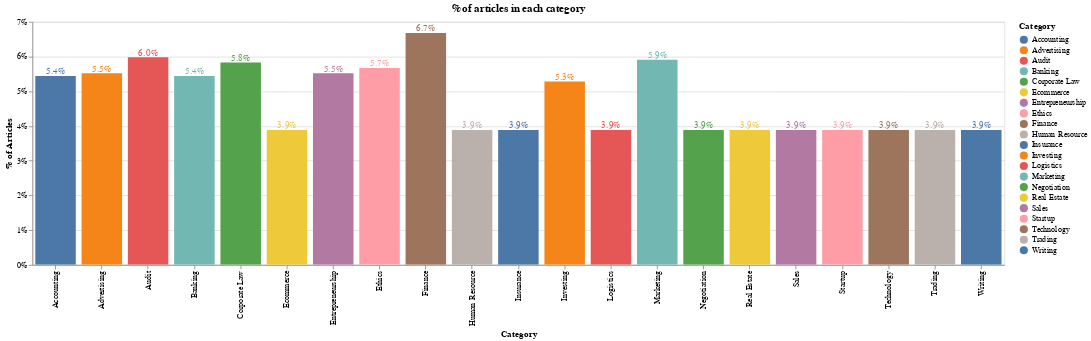

Write notebook code for a chart like this one.
### Code cell
df['id'] = 1
df2 = pd.DataFrame(df.groupby('Category').count()['id']).reset_index()

bars = alt.Chart(df2).mark_bar(size=50).encode(
    x=alt.X('Category'),
    y=alt.Y('PercentOfTotal:Q', axis=alt.Axis(format='.0%', title='% of Articles')),
    color='Category'
).transform_window(
    TotalArticles='sum(id)',
    frame=[None, None]
).transform_calculate(
    PercentOfTotal="datum.id / datum.TotalArticles"
)

text = bars.mark_text(
    align='center',
    baseline='bottom',
    #dx=5  # Nudges text to right so it doesn't appear on top of the bar
).encode(
    text=alt.Text('PercentOfTotal:Q', format='.1%')
)

(bars + text).interactive().properties(
    height=300, 
    width=1200,
    title = "% of articles in each category",
)

### Figure 1 — Vega-Lite specification as saved in the notebook (floating-point values rounded to 4 significant figures)
{"config": {"view": {"continuousWidth": 400, "continuousHeight": 300}}, "layer": [{"mark": {"type": "bar", "size": 50}, "encoding": {"color": {"type": "nominal", "field": "Category"}, "x": {"type": "nominal", "field": "Category"}, "y": {"type": "quantitative", "axis": {"format": ".0%", "title": "% of Articles"}, "field": "PercentOfTotal"}}, "selection": {"selector002": {"type": "interval", "bind": "scales", "encodings": ["x", "y"]}}, "transform": [{"window": [{"op": "sum", "field": "id", "as": "TotalArticles"}], "frame": [null, null]}, {"calculate": "datum.id / datum.TotalArticles", "as": "PercentOfTotal"}]}, {"mark": {"type": "text", "align": "center", "baseline": "bottom"}, "encoding": {"color": {"type": "nominal", "field": "Category"}, "text": {"type": "quantitative", "field": "PercentOfTotal", "format": ".1%"}, "x": {"type": "nominal", "field": "Category"}, "y": {"type": "quantitative", "axis": {"format": ".0%", "title": "% of Articles"}, "field": "PercentOfTotal"}}, "transform": [{"window": [{"op": "sum", "field": "id", "as": "TotalArticles"}], "frame": [null, null]}, {"calculate": "datum.id / datum.TotalArticles", "as": "PercentOfTotal"}]}], "data": {"name": "data-69d0f4cdd32c09025a5cf25d18f510ab"}, "height": 300, "title": "% of articles in each category", "width": 1200, "$schema": "https://vega.github.io/schema/vega-lite/v4.0.2.json", "datasets": {"data-69d0f4cdd32c09025a5cf25d18f510ab": [{"Category": "Accounting\n", "id": 70}, {"Category": "Advertising\n", "id": 71}, {"Category": "Audit\n", "id": 77}, {"Category": "Banking\n", "id": 70}, {"Category": "Corporate Law\n", "id": 75}, {"Category": "Ecommerce\n", "id": 50}, {"Category": "Entrepreneurship\n", "id": 71}, {"Category": "Ethics\n", "id": 73}, {"Category": "Finance\n", "id": 86}, {"Category": "Human Resource\n", "id": 50}, {"Category": "Insurance\n", "id": 50}, {"Category": "Investing\n", "id": 68}, {"Category": "Logistics\n", "id": 50}, {"Category": "Marketing\n", "id": 76}, {"Category": "Negotiation\n", "id": 50}, {"Category": "Real Estate\n", "id": 50}, {"Category": "Sales\n", "id": 50}, {"Category": "Startup\n", "id": 50}, {"Category": "Technology\n", "id": 50}, {"Category": "Trading\n", "id": 50}, {"Category": "Writing\n", "id": 50}]}}
